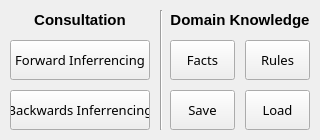
<?xml version="1.0" encoding="UTF-8"?>
<ui version="4.0">
 <class>MainMenu</class>
 <widget class="QMainWindow" name="MainMenu">
  <property name="geometry">
   <rect>
    <x>0</x>
    <y>0</y>
    <width>320</width>
    <height>140</height>
   </rect>
  </property>
  <property name="minimumSize">
   <size>
    <width>320</width>
    <height>140</height>
   </size>
  </property>
  <property name="maximumSize">
   <size>
    <width>320</width>
    <height>140</height>
   </size>
  </property>
  <property name="windowTitle">
   <string>Expert System Shell</string>
  </property>
  <widget class="QWidget" name="centralwidget">
   <widget class="QPushButton" name="ConsultationBackward">
    <property name="geometry">
     <rect>
      <x>10</x>
      <y>90</y>
      <width>140</width>
      <height>40</height>
     </rect>
    </property>
    <property name="minimumSize">
     <size>
      <width>140</width>
      <height>40</height>
     </size>
    </property>
    <property name="maximumSize">
     <size>
      <width>140</width>
      <height>40</height>
     </size>
    </property>
    <property name="font">
     <font>
      <family>Calibri Light</family>
      <pointsize>10</pointsize>
     </font>
    </property>
    <property name="toolTip">
     <string>Begin a consultation using backward inferrence.</string>
    </property>
    <property name="toolTipDuration">
     <number>-1</number>
    </property>
    <property name="text">
     <string>Backwards Inferrencing</string>
    </property>
   </widget>
   <widget class="QPushButton" name="ConsultationForward">
    <property name="geometry">
     <rect>
      <x>10</x>
      <y>40</y>
      <width>140</width>
      <height>40</height>
     </rect>
    </property>
    <property name="minimumSize">
     <size>
      <width>140</width>
      <height>40</height>
     </size>
    </property>
    <property name="maximumSize">
     <size>
      <width>140</width>
      <height>40</height>
     </size>
    </property>
    <property name="font">
     <font>
      <family>Calibri Light</family>
      <pointsize>10</pointsize>
     </font>
    </property>
    <property name="toolTip">
     <string>Begin a consultation using forward inferrence.</string>
    </property>
    <property name="toolTipDuration">
     <number>-1</number>
    </property>
    <property name="text">
     <string>Forward Inferrencing</string>
    </property>
   </widget>
   <widget class="QPushButton" name="DomainKnowledgeFacts">
    <property name="geometry">
     <rect>
      <x>170</x>
      <y>40</y>
      <width>65</width>
      <height>40</height>
     </rect>
    </property>
    <property name="minimumSize">
     <size>
      <width>65</width>
      <height>40</height>
     </size>
    </property>
    <property name="maximumSize">
     <size>
      <width>65</width>
      <height>40</height>
     </size>
    </property>
    <property name="font">
     <font>
      <family>Calibri Light</family>
      <pointsize>10</pointsize>
     </font>
    </property>
    <property name="toolTip">
     <string>Opens the Fact editor.</string>
    </property>
    <property name="toolTipDuration">
     <number>-1</number>
    </property>
    <property name="text">
     <string>Facts</string>
    </property>
   </widget>
   <widget class="QPushButton" name="DomainKnowledgeRules">
    <property name="geometry">
     <rect>
      <x>245</x>
      <y>40</y>
      <width>65</width>
      <height>40</height>
     </rect>
    </property>
    <property name="minimumSize">
     <size>
      <width>65</width>
      <height>40</height>
     </size>
    </property>
    <property name="maximumSize">
     <size>
      <width>65</width>
      <height>40</height>
     </size>
    </property>
    <property name="font">
     <font>
      <family>Calibri Light</family>
      <pointsize>10</pointsize>
     </font>
    </property>
    <property name="toolTip">
     <string>Opens the Rule editor.</string>
    </property>
    <property name="toolTipDuration">
     <number>-1</number>
    </property>
    <property name="text">
     <string>Rules</string>
    </property>
   </widget>
   <widget class="Line" name="MenuSeperator">
    <property name="geometry">
     <rect>
      <x>160</x>
      <y>10</y>
      <width>3</width>
      <height>120</height>
     </rect>
    </property>
    <property name="minimumSize">
     <size>
      <width>3</width>
      <height>120</height>
     </size>
    </property>
    <property name="maximumSize">
     <size>
      <width>3</width>
      <height>120</height>
     </size>
    </property>
    <property name="orientation">
     <enum>Qt::Vertical</enum>
    </property>
   </widget>
   <widget class="QPushButton" name="SystemSave">
    <property name="geometry">
     <rect>
      <x>170</x>
      <y>90</y>
      <width>65</width>
      <height>40</height>
     </rect>
    </property>
    <property name="minimumSize">
     <size>
      <width>65</width>
      <height>40</height>
     </size>
    </property>
    <property name="maximumSize">
     <size>
      <width>65</width>
      <height>40</height>
     </size>
    </property>
    <property name="font">
     <font>
      <family>Calibri Light</family>
      <pointsize>10</pointsize>
     </font>
    </property>
    <property name="toolTip">
     <string>Saves the current Expert System configuration to file.</string>
    </property>
    <property name="toolTipDuration">
     <number>-1</number>
    </property>
    <property name="text">
     <string>Save</string>
    </property>
   </widget>
   <widget class="QPushButton" name="SystemLoad">
    <property name="geometry">
     <rect>
      <x>245</x>
      <y>90</y>
      <width>65</width>
      <height>40</height>
     </rect>
    </property>
    <property name="minimumSize">
     <size>
      <width>65</width>
      <height>40</height>
     </size>
    </property>
    <property name="maximumSize">
     <size>
      <width>65</width>
      <height>40</height>
     </size>
    </property>
    <property name="font">
     <font>
      <family>Calibri Light</family>
      <pointsize>10</pointsize>
     </font>
    </property>
    <property name="toolTip">
     <string>Loads an Expert System configuration from file.</string>
    </property>
    <property name="toolTipDuration">
     <number>-1</number>
    </property>
    <property name="text">
     <string>Load</string>
    </property>
   </widget>
   <widget class="QLabel" name="ConsultationTitle">
    <property name="geometry">
     <rect>
      <x>10</x>
      <y>10</y>
      <width>140</width>
      <height>20</height>
     </rect>
    </property>
    <property name="minimumSize">
     <size>
      <width>140</width>
      <height>20</height>
     </size>
    </property>
    <property name="maximumSize">
     <size>
      <width>140</width>
      <height>20</height>
     </size>
    </property>
    <property name="font">
     <font>
      <family>Arial</family>
      <pointsize>11</pointsize>
      <weight>75</weight>
      <bold>true</bold>
     </font>
    </property>
    <property name="text">
     <string>Consultation</string>
    </property>
    <property name="alignment">
     <set>Qt::AlignCenter</set>
    </property>
    <property name="textInteractionFlags">
     <set>Qt::NoTextInteraction</set>
    </property>
   </widget>
   <widget class="QLabel" name="DomainKnowledgeTitle">
    <property name="geometry">
     <rect>
      <x>170</x>
      <y>10</y>
      <width>140</width>
      <height>20</height>
     </rect>
    </property>
    <property name="minimumSize">
     <size>
      <width>140</width>
      <height>20</height>
     </size>
    </property>
    <property name="maximumSize">
     <size>
      <width>140</width>
      <height>20</height>
     </size>
    </property>
    <property name="font">
     <font>
      <family>Arial</family>
      <pointsize>11</pointsize>
      <weight>75</weight>
      <bold>true</bold>
     </font>
    </property>
    <property name="text">
     <string>Domain Knowledge</string>
    </property>
    <property name="alignment">
     <set>Qt::AlignCenter</set>
    </property>
   </widget>
  </widget>
 </widget>
 <tabstops>
  <tabstop>ConsultationForward</tabstop>
  <tabstop>ConsultationBackward</tabstop>
  <tabstop>DomainKnowledgeFacts</tabstop>
  <tabstop>DomainKnowledgeRules</tabstop>
  <tabstop>SystemSave</tabstop>
  <tabstop>SystemLoad</tabstop>
 </tabstops>
 <resources/>
 <connections>
  <connection>
   <sender>SystemSave</sender>
   <signal>clicked()</signal>
   <receiver>MainMenu</receiver>
   <slot>SaveExpertSystem()</slot>
   <hints>
    <hint type="sourcelabel">
     <x>178</x>
     <y>112</y>
    </hint>
    <hint type="destinationlabel">
     <x>239</x>
     <y>65</y>
    </hint>
   </hints>
  </connection>
  <connection>
   <sender>SystemLoad</sender>
   <signal>clicked()</signal>
   <receiver>MainMenu</receiver>
   <slot>LoadExpertSystem()</slot>
   <hints>
    <hint type="sourcelabel">
     <x>257</x>
     <y>106</y>
    </hint>
    <hint type="destinationlabel">
     <x>239</x>
     <y>109</y>
    </hint>
   </hints>
  </connection>
  <connection>
   <sender>DomainKnowledgeRules</sender>
   <signal>clicked()</signal>
   <receiver>MainMenu</receiver>
   <slot>RulesDomainKnowledge()</slot>
   <hints>
    <hint type="sourcelabel">
     <x>265</x>
     <y>57</y>
    </hint>
    <hint type="destinationlabel">
     <x>164</x>
     <y>98</y>
    </hint>
   </hints>
  </connection>
  <connection>
   <sender>DomainKnowledgeFacts</sender>
   <signal>clicked()</signal>
   <receiver>MainMenu</receiver>
   <slot>FactsDomainKnowledge()</slot>
   <hints>
    <hint type="sourcelabel">
     <x>184</x>
     <y>49</y>
    </hint>
    <hint type="destinationlabel">
     <x>166</x>
     <y>52</y>
    </hint>
   </hints>
  </connection>
  <connection>
   <sender>ConsultationBackward</sender>
   <signal>clicked()</signal>
   <receiver>MainMenu</receiver>
   <slot>BackwardInferrencingConsult()</slot>
   <hints>
    <hint type="sourcelabel">
     <x>46</x>
     <y>115</y>
    </hint>
    <hint type="destinationlabel">
     <x>3</x>
     <y>97</y>
    </hint>
   </hints>
  </connection>
  <connection>
   <sender>ConsultationForward</sender>
   <signal>clicked()</signal>
   <receiver>MainMenu</receiver>
   <slot>ForwardInferrencingConsult()</slot>
   <hints>
    <hint type="sourcelabel">
     <x>76</x>
     <y>51</y>
    </hint>
    <hint type="destinationlabel">
     <x>4</x>
     <y>34</y>
    </hint>
   </hints>
  </connection>
 </connections>
 <slots>
  <slot>ForwardInferrencingConsult()</slot>
  <slot>BackwardInferrencingConsult()</slot>
  <slot>FactsDomainKnowledge()</slot>
  <slot>RulesDomainKnowledge()</slot>
  <slot>SaveExpertSystem()</slot>
  <slot>LoadExpertSystem()</slot>
 </slots>
</ui>
